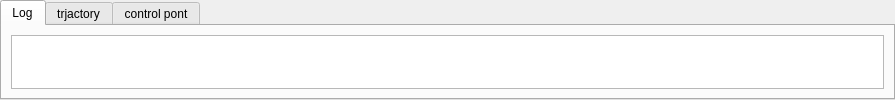
<?xml version="1.0" encoding="UTF-8"?>
<ui version="4.0">
 <class>BottomWnd</class>
 <widget class="QWidget" name="BottomWnd">
  <property name="geometry">
   <rect>
    <x>0</x>
    <y>0</y>
    <width>895</width>
    <height>100</height>
   </rect>
  </property>
  <property name="sizePolicy">
   <sizepolicy hsizetype="Minimum" vsizetype="Minimum">
    <horstretch>0</horstretch>
    <verstretch>0</verstretch>
   </sizepolicy>
  </property>
  <property name="minimumSize">
   <size>
    <width>0</width>
    <height>100</height>
   </size>
  </property>
  <property name="windowTitle">
   <string/>
  </property>
  <property name="autoFillBackground">
   <bool>true</bool>
  </property>
  <layout class="QGridLayout" name="gridLayout">
   <property name="margin">
    <number>0</number>
   </property>
   <property name="spacing">
    <number>0</number>
   </property>
   <item row="0" column="0">
    <widget class="QTabWidget" name="mTabShow">
     <property name="sizePolicy">
      <sizepolicy hsizetype="Expanding" vsizetype="Expanding">
       <horstretch>0</horstretch>
       <verstretch>0</verstretch>
      </sizepolicy>
     </property>
     <property name="currentIndex">
      <number>0</number>
     </property>
     <widget class="QWidget" name="tabLog">
      <attribute name="title">
       <string>Log</string>
      </attribute>
      <layout class="QHBoxLayout" name="horizontalLayout_4">
       <item>
        <widget class="QListWidget" name="mLstWidLog">
         <property name="sizePolicy">
          <sizepolicy hsizetype="Expanding" vsizetype="Expanding">
           <horstretch>0</horstretch>
           <verstretch>0</verstretch>
          </sizepolicy>
         </property>
        </widget>
       </item>
      </layout>
     </widget>
     <widget class="QWidget" name="tabTraj">
      <attribute name="title">
       <string>trjactory</string>
      </attribute>
      <layout class="QHBoxLayout" name="horizontalLayout">
       <item>
        <widget class="QTableWidget" name="mTableTrajectory"/>
       </item>
      </layout>
     </widget>
     <widget class="QWidget" name="tabControl">
      <attribute name="title">
       <string>control pont</string>
      </attribute>
      <layout class="QHBoxLayout" name="horizontalLayout_2">
       <item>
        <widget class="QTableWidget" name="mTabControl"/>
       </item>
      </layout>
     </widget>
    </widget>
   </item>
  </layout>
 </widget>
 <resources/>
 <connections/>
</ui>
